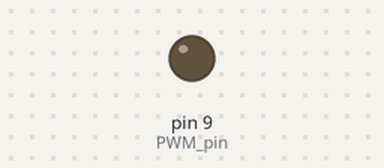
The sketch below on a simulated Arduino Uno, built with avr-gcc and run on an emulated ATmega328P. Parts: output pins drawn as LEDs (lit = HIGH). What the sketch prints to the serial monitor is not drawn.

Above: at 0.1 s.
At 10.3 s:
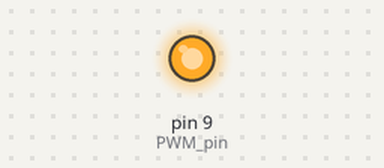
At 12.3 s:
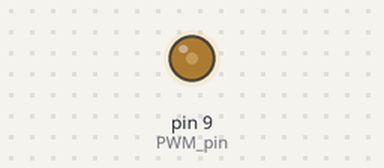
Timing chart, 0 to 13.8 s (numbered marks = the images above):
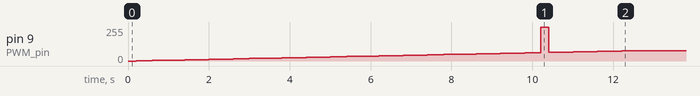

The sketch:

backup.ino
```cpp
const int PWM_pin = 9;
const int period = 250;
int softstart = 1;
int speedpot = 1;
int PWM = 0;
int midpoint = 0;
int sensor_temp = 0;
int PWM_temp = 0;
int sensorvalue = 0;

void setup() {
  // Pins D9 and D10 - 2 kHz 10bit
  TCCR1A = 0b00000011; // 10bit
  TCCR1B = 0b00001010; // x8 fast pwm
  Serial.begin(9600);
}
void loop(){
  if(softstart == 1 ){
    PWM = constrain(PWM,0, 600);
    if(PWM <= 300){
      delay(200);
      PWM = PWM + 5;
      analogWrite(PWM_pin,PWM);
      Serial.println(PWM);
    }
    else{
      softstart = 0;
      PWM_temp = PWM;
    }
  }
  else{
    if(speedpot == 1){
      midpoint = analogRead(A0);
      speedpot = 0;
    }
    else{
      Serial.println(PWM);
      if(abs(sensorvalue-sensor_temp) >= 3){
        PWM = PWM_temp + (sensorvalue - midpoint);
      }
      if(PWM <= 20){
        PWM = 0;
      }
      else if(PWM >= 1000){
        PWM = 1000;
      }
      analogWrite(PWM_pin,PWM);
      sensor_temp = sensorvalue;
    }
  }
}
```

Measured:
- by itself, pin 9 (PWM_pin): 0/255 → 1/255 at 0.20 s, → 2/255 0.20 s later, → 4/255 0.20 s later, → 5/255 0.20 s later, … (61 changes in this stretch)
